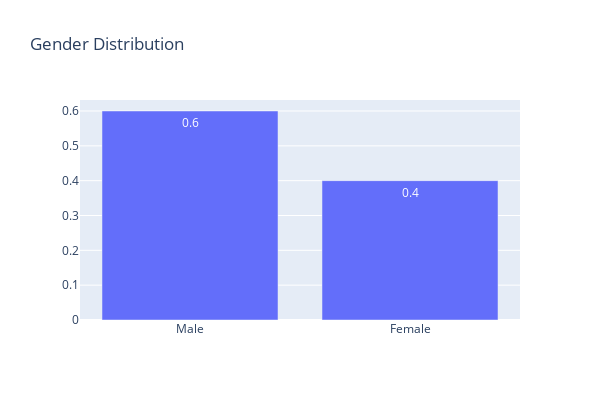

Write notebook code for a chart like this one.
### Code cell
data = [go.Bar(
            x=temp.index,
            y= np.round(temp.values/temp.values.sum(),2),
            text = np.round(temp.values/temp.values.sum(),2),
            textposition = 'auto',
    )]
layout = go.Layout(
    autosize=False,
    width=600,
    height=400,title = "Gender Distribution",
)

fig = go.Figure(data=data, layout=layout)
iplot(fig)
del temp

### Figure 1 — Plotly figure (JSON) as saved in the notebook; plotly's stock layout.template omitted (floating-point values rounded to 4 significant figures)
{"data": [{"text": [0.6, 0.4], "textposition": "auto", "x": ["Male", "Female"], "y": [0.6, 0.4], "type": "bar"}], "layout": {"autosize": false, "height": 400, "title": {"text": "Gender Distribution"}, "width": 600}}
